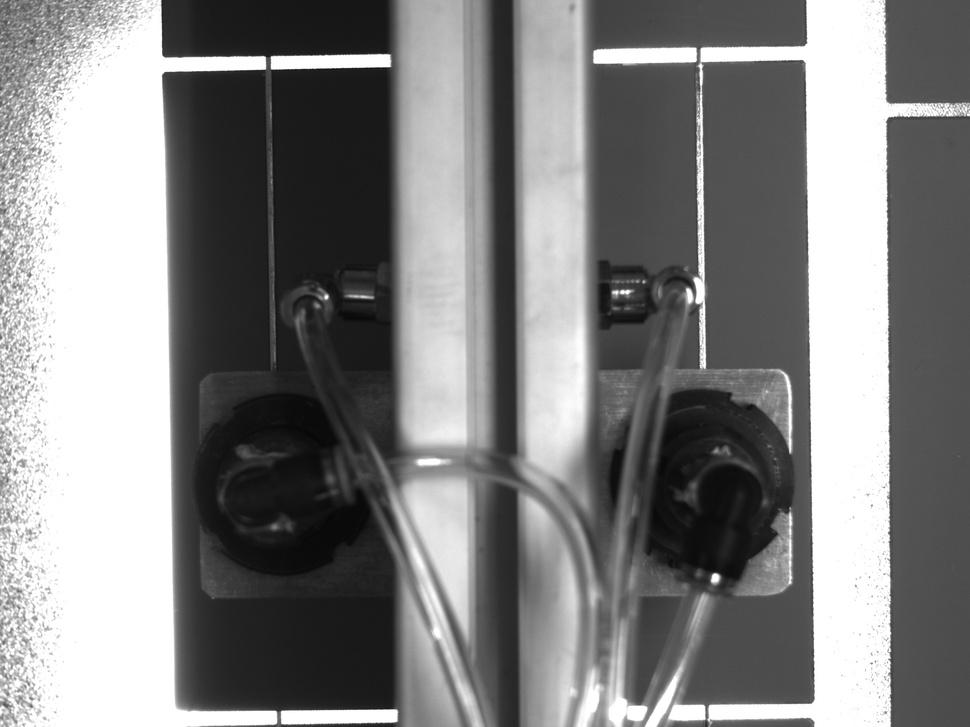
#> input picture 09_第九周/OpenCV_test/Cam0-6.jpg, 970 x 727 px, shrunk from 2592 x 1944 before the run
$ python demo.py   (older library calls are emulated)
#> lines starting #> are read from the running program, lines starting #| are printed output that depends on the picture
# 最终优化版本：多策略轮廓线检测（修复版）
import cv2
import numpy as np
import matplotlib.pyplot as plt
plt.rcParams['font.sans-serif'] = ['SimHei']
plt.rcParams["axes.unicode_minus"] = False  # 正确显示负号

def find_multi_strategy_contours(img):
    """
    多策略轮廓线检测：结合边缘检测、形态学操作和统计分析
    """
    height, width = img.shape

    # 策略1: 基于Sobel梯度的检测
    sobel_x = cv2.Sobel(img, cv2.CV_64F, 1, 0, ksize=3)
    sobel_y = cv2.Sobel(img, cv2.CV_64F, 0, 1, ksize=3)
    gradient_magnitude = np.sqrt(sobel_x**2 + sobel_y**2)

    # 策略2: Canny边缘检测
    edges = cv2.Canny(img, 80, 150)

    # 寻找左侧垂直线（白→黑）
    left_line = None
    max_edge_count = 0

    # 扫描左半部分，寻找显著的垂直边缘
    for x in range(50, width//2):
        edge_count = 0
        intensity_changes = 0

        for y in range(height//4, 3*height//4):
            # 检查边缘检测结果
            if edges[y, x] > 0:
                edge_count += 1

            # 检查强度变化
            if x < width - 1:
                current = img[y, x]
                next_px = img[y, x + 1]
                if int(current) - int(next_px) > 100:
                    intensity_changes += 1

        # 综合判断
        total_score = edge_count + intensity_changes * 2
        if total_score > max_edge_count and total_score > 80:
            max_edge_count = total_score
            left_line = x

    # 寻找右侧垂直线（白→灰）
    right_line = None
    max_edge_count = 0

    for x in range(width - 50, width//2, -1):
        edge_count = 0
        intensity_changes = 0

        for y in range(height//4, 3*height//4):
            if edges[y, x] > 0:
                edge_count += 1

            if x > 0:
                current = img[y, x]
                prev_px = img[y, x - 1]
                if abs(int(current) - int(prev_px)) > 80:  # 较小的阈值用于灰色变化
                    intensity_changes += 1

        total_score = edge_count + intensity_changes * 2
        if total_score > max_edge_count and total_score > 20:
            max_edge_count = total_score
            right_line = x

    # 寻找水平线（白→深）- 专门检测从白色进入深色的边缘
    horizontal_line = None
    max_edge_count = 0
    WHITE_THRESHOLD = 180  # 白色阈值
    DARK_THRESHOLD = 100   # 深色阈值

    for y in range(50, height - 50):
        edge_count = 0
        white_to_dark_transitions = 0

        for x in range(width//4, 3*width//4):
            if edges[y, x] > 0:
                edge_count += 1

            # 检测从白色到深色的特定转换
            if y < height - 1:
                current = img[y, x]
                next_px = img[y + 1, x]

                # 只计算从白色进入深色的转换
                if current >= WHITE_THRESHOLD and next_px <= DARK_THRESHOLD:
                    white_to_dark_transitions += 3  # 给予更高权重
                elif abs(int(current) - int(next_px)) > 50 and current > next_px:
                    # 其他从亮到暗的变化（权重较低）
                    white_to_dark_transitions += 1

        # 综合评分：边缘密度 + 白色到深色转换的权重
        total_score = edge_count + white_to_dark_transitions * 2
        if total_score > max_edge_count and total_score > 25:
            max_edge_count = total_score
            horizontal_line = y

    return left_line, right_line, horizontal_line, edges, gradient_magnitude

def create_final_visualization(img, left_line, right_line, horizontal_line, edges, gradient_mag):
    """创建最终的可视化结果"""

    # 创建结果图像
    result = cv2.cvtColor(img, cv2.COLOR_GRAY2BGR)
    height, width = img.shape

    # 绘制检测到的线条
    line_thickness = 5
    detected_lines = []

    if left_line is not None:
        cv2.line(result, (left_line, 0), (left_line, height - 1), (0, 0, 255), line_thickness)  # 红色
        cv2.putText(result, f'L:{left_line}', (left_line - 50, 50), cv2.FONT_HERSHEY_SIMPLEX, 1, (0, 0, 255), 2)
        detected_lines.append(f"左垂直线: x={left_line}")

    if right_line is not None:
        cv2.line(result, (right_line, 0), (right_line, height - 1), (0, 0, 255), line_thickness)  # 红色
        cv2.putText(result, f'R:{right_line}', (right_line - 50, 50), cv2.FONT_HERSHEY_SIMPLEX, 1, (0, 0, 255), 2)
        detected_lines.append(f"右垂直线: x={right_line}")

    if horizontal_line is not None:
        cv2.line(result, (0, horizontal_line), (width - 1, horizontal_line), (0, 0, 255), line_thickness)  # 红色
        cv2.putText(result, f'H:{horizontal_line}', (width//2 - 50, horizontal_line - 10), cv2.FONT_HERSHEY_SIMPLEX, 1, (0, 0, 255), 2)
        detected_lines.append(f"水平线: y={horizontal_line}")

    return result, detected_lines

# 读取图像
img = cv2.imread('OpenCV_test/Cam0-6.jpg', cv2.IMREAD_GRAYSCALE)
#> img is the input picture: shape (727, 970); min 7, max 255, mean 131
# 去噪
img = cv2.medianBlur(img, 3)


# 执行最终的多策略检测
left_final, right_final, horizontal_final, edges_final, grad_mag_final = find_multi_strategy_contours(img)
#> in find_multi_strategy_contours, `sobel_x = cv2.Sobel(img, cv2.CV_64F, 1, 0, ksize=3)`:
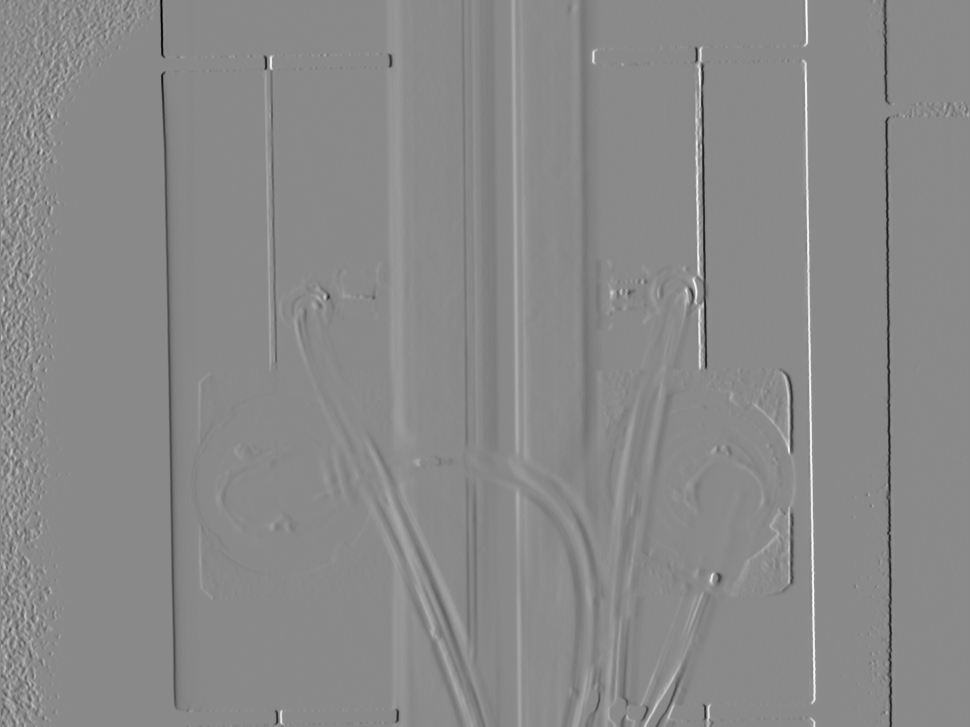
#> sobel_x: shape (727, 970) float64; min -852, max 724, mean -0.8; drawn with min black and max white
#> in find_multi_strategy_contours, `sobel_y = cv2.Sobel(img, cv2.CV_64F, 0, 1, ksize=3)`:
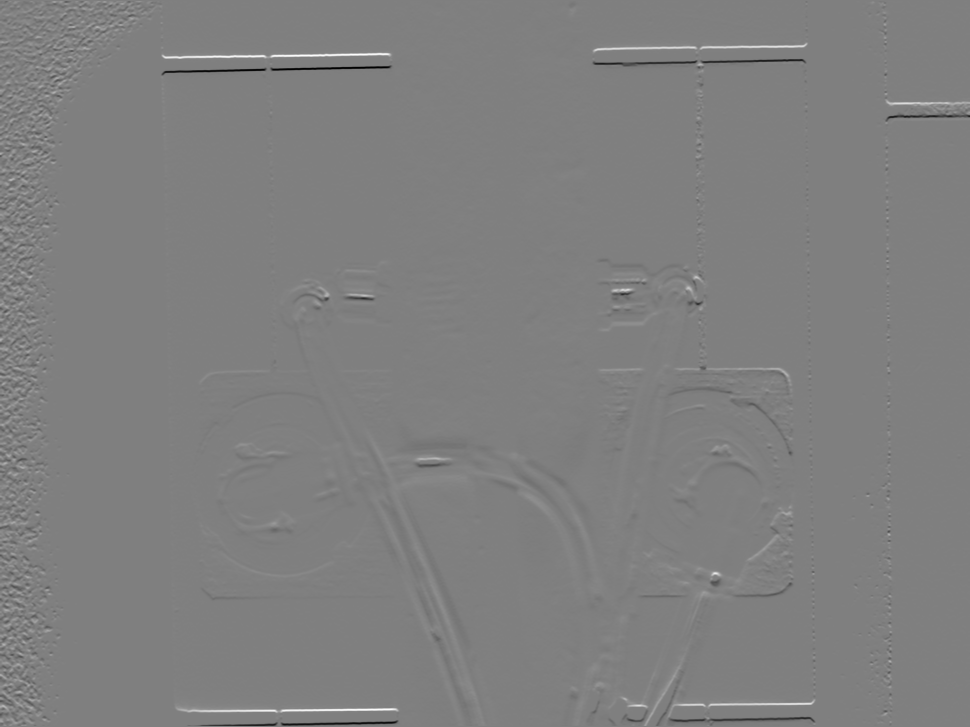
#> sobel_y: shape (727, 970) float64; min -887, max 883, mean 0.5; drawn with min black and max white
#> in find_multi_strategy_contours, `gradient_magnitude = np.sqrt(sobel_x**2 + sobel_y**2)`:
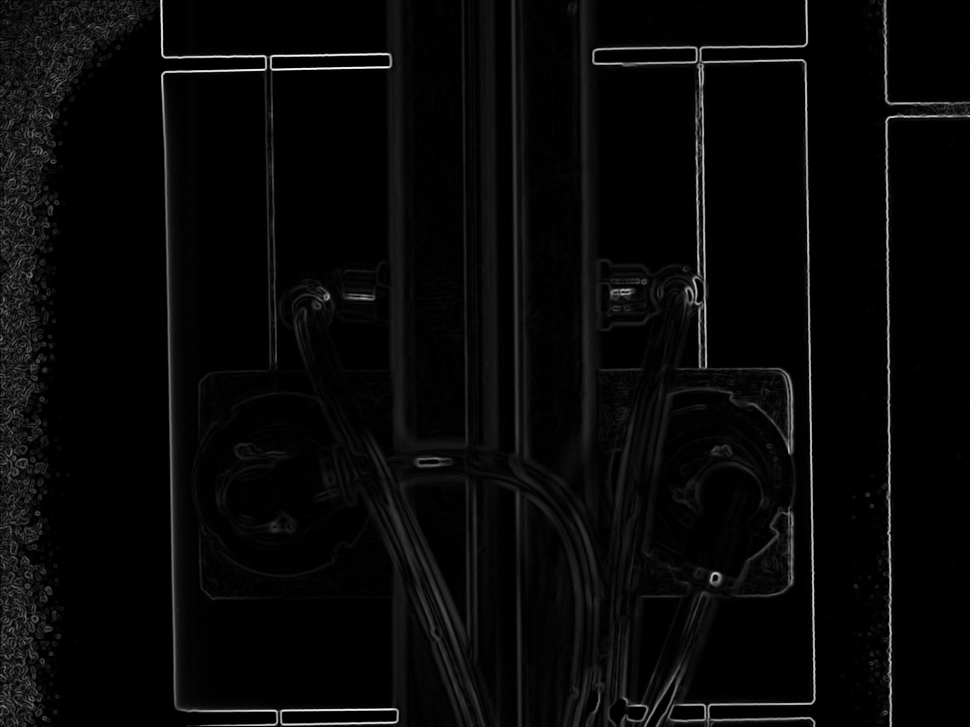
#> gradient_magnitude: shape (727, 970) float64; min 0, max 890.7, mean 28.7; drawn with min black and max white
#> in find_multi_strategy_contours, `edges = cv2.Canny(img, 80, 150)`:
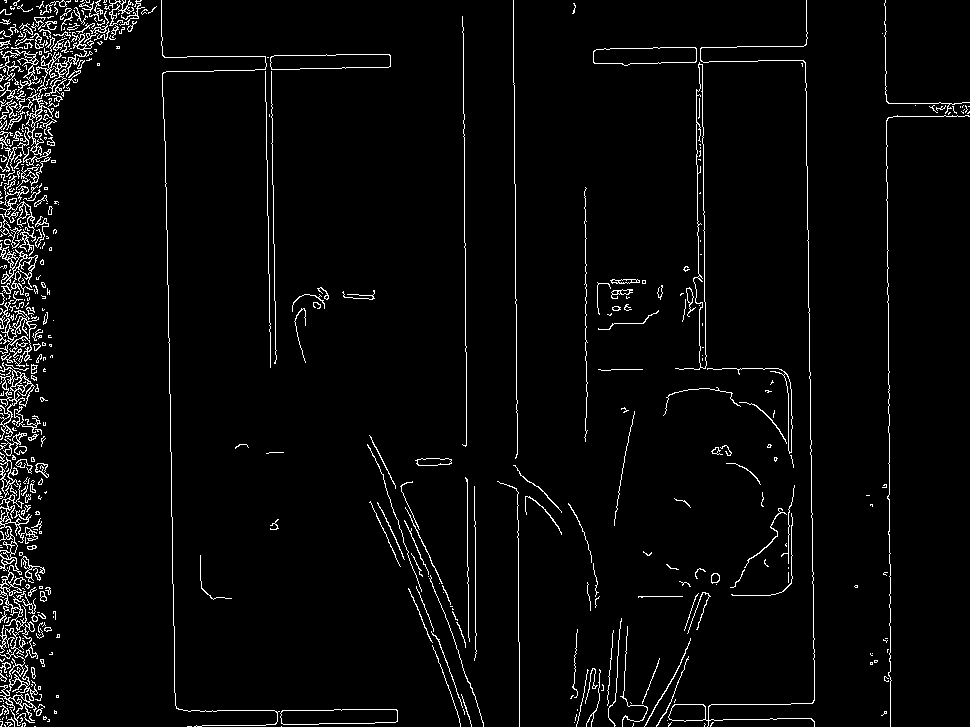
#> edges: shape (727, 970); 3.5% white in thin lines or dots
#> after the loop in find_multi_strategy_contours, `for x in range(50, width//2):`: left_line = 465; max_edge_count = 109
#> after the loop in find_multi_strategy_contours, `for x in range(width - 50, width//2, -1):`: max_edge_count = 404; right_line = 889
#> after the loop in find_multi_strategy_contours, `for y in range(50, height - 50):`: horizontal_line = 67; max_edge_count = 345
#> left_final = 465; right_final = 889; horizontal_final = 67
result_final, detected_list = create_final_visualization(img, left_final, right_final, horizontal_final, edges_final, grad_mag_final)
#> in create_final_visualization, `cv2.putText(result, f'H:{horizontal_line}', (width//2 - 50, horizontal..`:
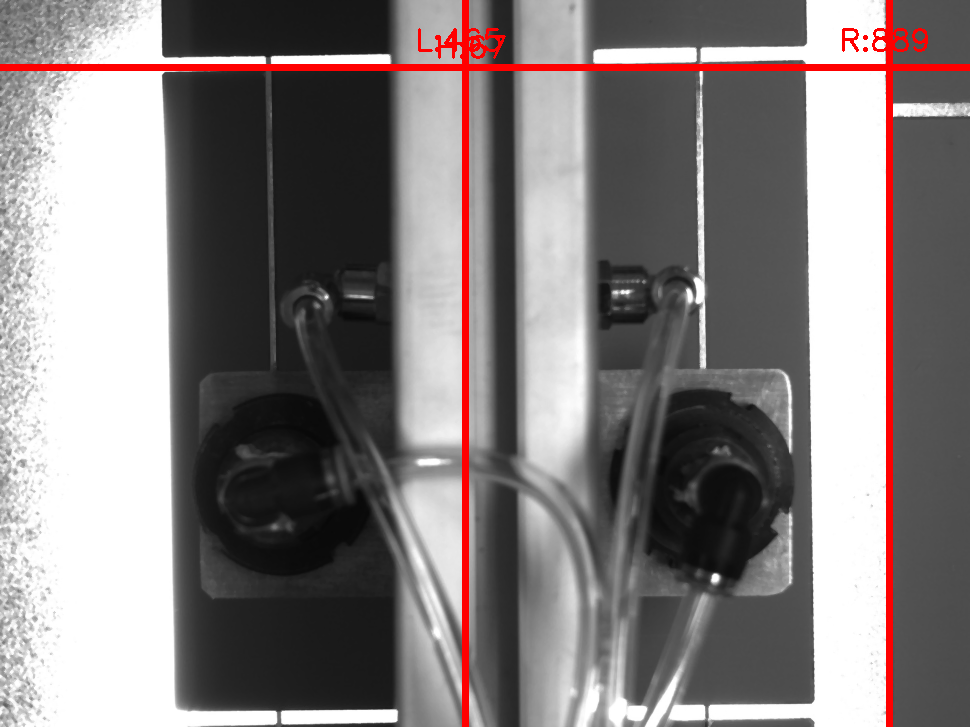
#> result: shape (727, 970, 3); mean B, G, R 126.8, 126.8, 133.5
#> detected_list = ['左垂直线: x=465', '右垂直线: x=889', '水平线: y=67']

# 显示最终结果
plt.figure(figsize=(20, 15))

# 主结果显示
plt.subplot(2, 4, 1)
plt.imshow(img, cmap='gray')
plt.title('原始图像\n(1944×2592)', fontsize=12)
plt.axis('off')

plt.subplot(2, 4, 2)
plt.imshow(cv2.cvtColor(result_final, cv2.COLOR_BGR2RGB))
plt.title('最终检测结果\n(红线标注)', fontsize=12, weight='bold')
plt.axis('off')

plt.tight_layout()
plt.show()
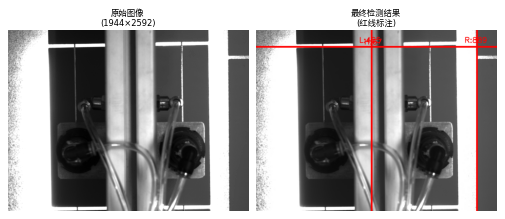
#> figure drawn by matplotlib, 2 panels

$ run again, with 09_第九周/OpenCV_test/Cam0-1.jpg copied over 09_第九周/OpenCV_test/Cam0-6.jpg
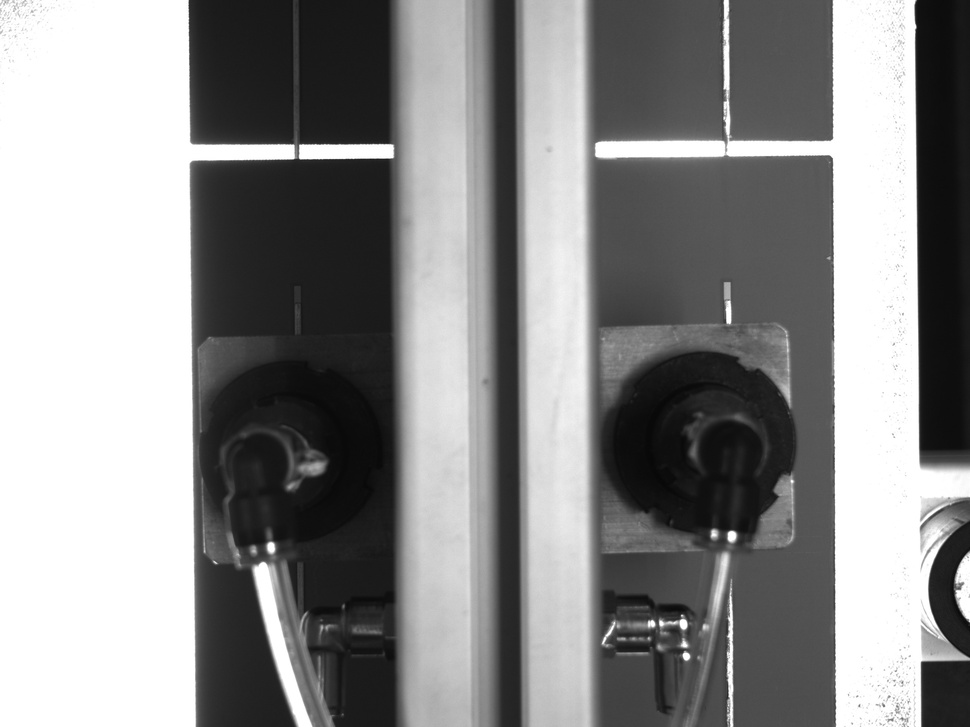
#> input picture 09_第九周/OpenCV_test/Cam0-1.jpg, 970 x 727 px, shrunk from 2592 x 1944 before the run
#> img is the input picture: shape (727, 970); min 7, max 255, mean 139.9
#> in find_multi_strategy_contours, `edges = cv2.Canny(img, 80, 150)`:
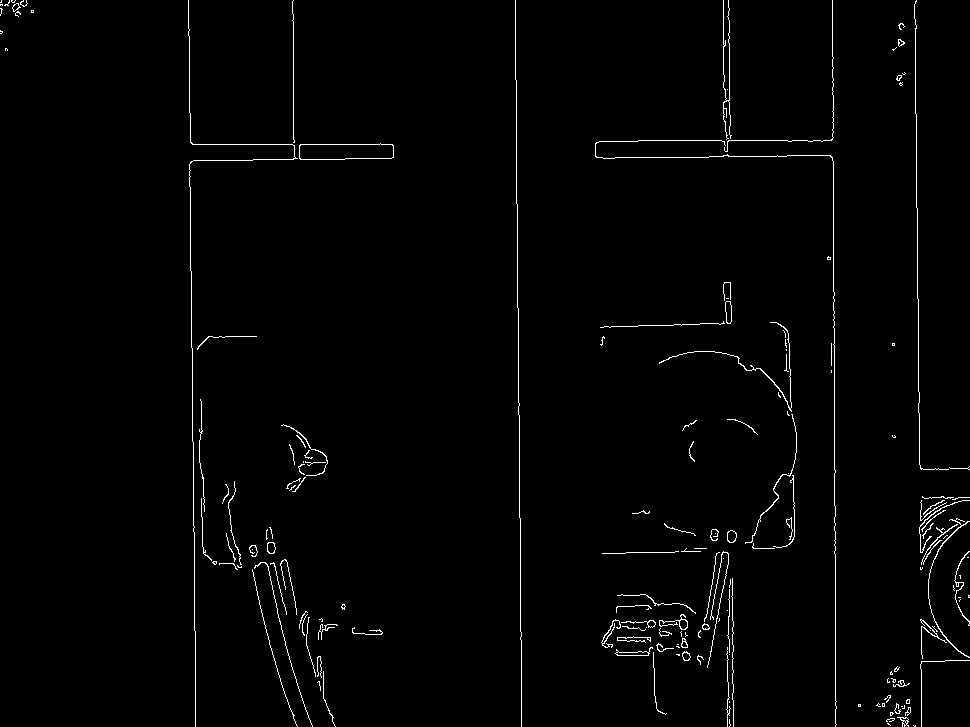
#> edges: shape (727, 970); 1.4% white in thin lines or dots
#> after the loop in find_multi_strategy_contours, `for x in range(50, width//2):`: left_line = 192; max_edge_count = 94
#> after the loop in find_multi_strategy_contours, `for x in range(width - 50, width//2, -1):`: max_edge_count = 487; right_line = 834
#> after the loop in find_multi_strategy_contours, `for y in range(50, height - 50):`: horizontal_line = 158; max_edge_count = 517
#> left_final = 192; right_final = 834; horizontal_final = 158
#> detected_list = ['左垂直线: x=192', '右垂直线: x=834', '水平线: y=158']
#> `plt.show()`:
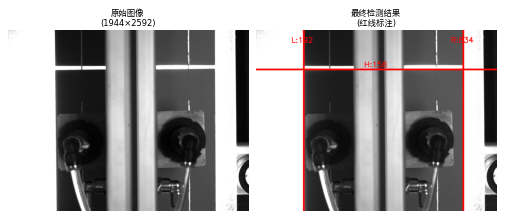
#> figure drawn by matplotlib, 2 panels
